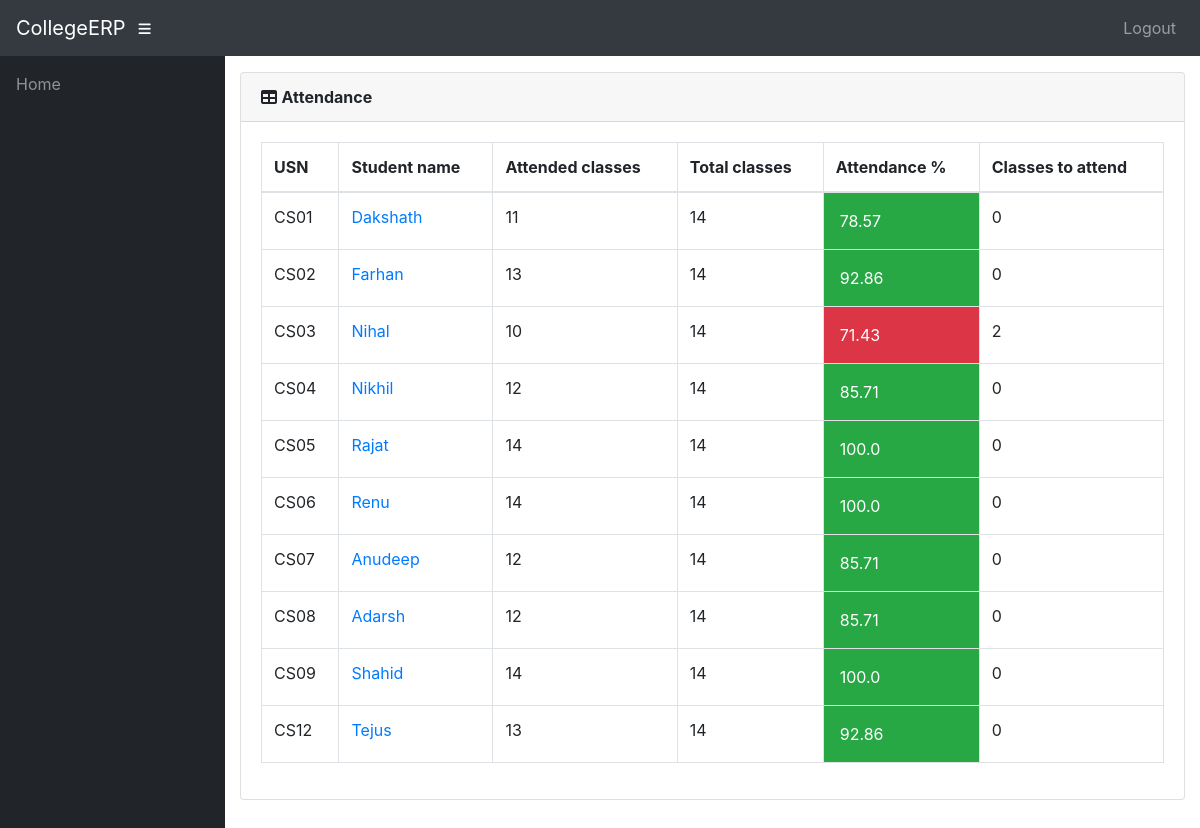
/teacher/6/Students/attendance/ (signed in), run on the app's committed database.
### info/models.py (models this page shows)
class AttendanceTotal(models.Model):
    course = models.ForeignKey(Course, on_delete=models.CASCADE)
    student = models.ForeignKey(Student, on_delete=models.CASCADE)
    class Meta:
        unique_together = (('student', 'course'),)
    @property
    def att_class(self):
        stud = Student.objects.get(name=self.student)
        cr = Course.objects.get(name=self.course)
        att_class = Attendance.objects.filter(course=cr, student=stud, status='True').count()
        return att_class
    @property
    def total_class(self):
        stud = Student.objects.get(name=self.student)
        cr = Course.objects.get(name=self.course)
        total_class = Attendance.objects.filter(course=cr, student=stud).count()
        return total_class
    @property
    def attendance(self):
        stud = Student.objects.get(name=self.student)
        cr = Course.objects.get(name=self.course)
        total_class = Attendance.objects.filter(course=cr, student=stud).count()
        att_class = Attendance.objects.filter(course=cr, student=stud, status='True').count()
        if total_class == 0:
            attendance = 0
        else:
            attendance = round(att_class / total_class * 100, 2)
        return attendance
    @property
    def classes_to_attend(self):
        stud = Student.objects.get(name=self.student)
        cr = Course.objects.get(name=self.course)
        total_class = Attendance.objects.filter(course=cr, student=stud).count()
        att_class = Attendance.objects.filter(course=cr, student=stud, status='True').count()
        cta = math.ceil((0.75*total_class - att_class)/0.25)
        if cta < 0:
            return 0
        return cta

class Student(models.Model):
    user = models.OneToOneField(User, on_delete=models.CASCADE, null=True)
    class_id = models.ForeignKey(Class, on_delete=models.CASCADE, default=1)
    USN = models.CharField(primary_key='True', max_length=100)
    name = models.CharField(max_length=200)
    sex = models.CharField(max_length=50, choices=sex_choice, default='Male')
    DOB = models.DateField(default='1998-01-01')
    def __str__(self):
        return self.name

class Course(models.Model):
    dept = models.ForeignKey(Dept, on_delete=models.CASCADE)
    id = models.CharField(primary_key='True', max_length=50)
    name = models.CharField(max_length=50)
    shortname = models.CharField(max_length=50, default='X')
    def __str__(self):
        return self.name

### info/views.py (the view)
# urls.py: path('teacher/<int:assign_id>/Students/attendance/', views.t_student, name='t_student'),
@login_required()
def t_student(request, assign_id):
    ass = Assign.objects.get(id=assign_id)
    att_list = []
    for stud in ass.class_id.student_set.all():
        try:
            a = AttendanceTotal.objects.get(student=stud, course=ass.course)
        except AttendanceTotal.DoesNotExist:
            a = AttendanceTotal(student=stud, course=ass.course)
            a.save()
        att_list.append(a)
    return render(request, 'info/t_students.html', {'att_list': att_list})

### info/models.py (called while the page is built)
    @property
    def is_student(self):
        if hasattr(self, 'student'):
            return True
        return False

    @property
    def is_teacher(self):
        if hasattr(self, 'teacher'):
            return True
        return False

### info/templates/info/t_students.html
{% extends 'info/base.html' %}
    {% load static %}
    {% block content %}
                  <div class="card mb-3">
            <div class="card-header">
              <i class="fas fa-table"></i>
            <b>Attendance</b></div>
            <div class="card-body">
              <div class="table-responsive">
                <table class="table table-bordered" id="dataTable" width="100%" cellspacing="0">
                  <thead>
                    <tr>
                        <th>USN</th>
                        <th>Student name</th>
                        <th>Attended classes</th>
                        <th>Total classes</th>
                        <th>Attendance %</th>
                        <th>Classes to attend</th>
                    </tr>
                  </thead>
                  <tbody>
                    {% for a in att_list %}
                    <tr>
                        <td>{{ a.student_id }}</td>
                        <td><a href="{% url 't_attendance_detail' a.student.USN a.course_id %}">{{ a.student.name }}</a></td>
                        <td>{{ a.att_class }}</td>
                        <td>{{ a.total_class }}</td>
                        {% if a.attendance < 75 %}
                            <td class="p-3 mb-2 bg-danger text-white">{{ a.attendance }}</td>
                        {% else %}
                            <td class="p-3 mb-2 bg-success text-white">{{ a.attendance }}</td>
                        {% endif %}
                        <td>{{ a.classes_to_attend }}</td>
                    </tr>
                    {% empty %}
                            <p>No students</p>
                    {% endfor %}
                  </tbody>
                </table>
              </div>
            </div>
          </div>
    {% endblock %}

### data on the page
AttendanceTotal: student_id "CS01", student.name "Dakshath", att_class "11", total_class "14", attendance "78.57", classes_to_attend "0"
AttendanceTotal: student_id "CS02", student.name "Farhan", att_class "13", total_class "14", attendance "92.86", classes_to_attend "0"
AttendanceTotal: student_id "CS03", student.name "Nihal", att_class "10", total_class "14", attendance "71.43", classes_to_attend "2"
AttendanceTotal: student_id "CS04", student.name "Nikhil", att_class "12", total_class "14", attendance "85.71", classes_to_attend "0"
AttendanceTotal: student_id "CS05", student.name "Rajat", att_class "14", total_class "14", attendance "100.0", classes_to_attend "0"
AttendanceTotal: student_id "CS06", student.name "Renu", att_class "14", total_class "14", attendance "100.0", classes_to_attend "0"
AttendanceTotal: student_id "CS07", student.name "Anudeep", att_class "12", total_class "14", attendance "85.71", classes_to_attend "0"
AttendanceTotal: student_id "CS08", student.name "Adarsh", att_class "12", total_class "14", attendance "85.71", classes_to_attend "0"
AttendanceTotal: student_id "CS09", student.name "Shahid", att_class "14", total_class "14", attendance "100.0", classes_to_attend "0"
AttendanceTotal: student_id "CS12", student.name "Tejus", att_class "13", total_class "14", attendance "92.86", classes_to_attend "0"
